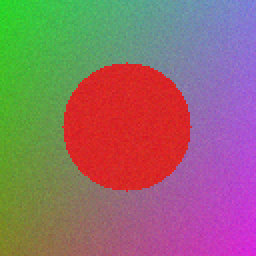
#> input picture LR3/artifacts/scene_rgb_seed101.png, 128 x 128 px (shown 2 times larger)
$ python make_figures.py
#> lines starting #> are read from the running program, lines starting #| are printed output that depends on the picture
from pathlib import Path
import csv
import numpy as np
import matplotlib
matplotlib.use('Agg')
import matplotlib.pyplot as plt
from PIL import Image
R=Path(__file__).resolve().parents[1]; A=R/'artifacts'
plt.rcParams.update({'font.family':'DejaVu Sans','font.size':11,'axes.spines.top':False,'axes.spines.right':False})
fig,axs=plt.subplots(1,4,figsize=(12,3.5),layout='constrained')
for ax,name,title in zip(axs,['scene_rgb_seed101.png','gray_before_seed101.png','gray_after_x2_seed101.png','gray_after_x4_seed101.png'],['Исходная RGB','Яркость до','Уменьшение в 2 раза','Уменьшение в 4 раза']):
 ax.imshow(Image.open(A/name),cmap='gray',vmin=0,vmax=255,interpolation='nearest');ax.set_title(title);ax.set_axis_off()
fig.savefig(A/'comparison_scene.png',dpi=180);plt.close(fig)
#> after `fig.savefig(A / 'comparison_scene.png', dpi=180)`:
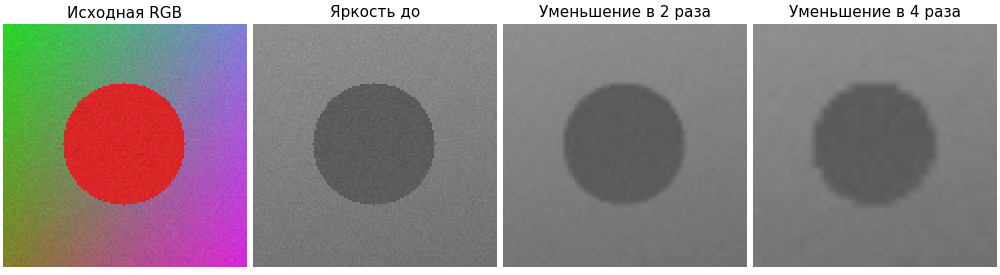
#> figure drawn by matplotlib, 4 panels
#> (the run stopped early here; a loop or call above may not have finished)
